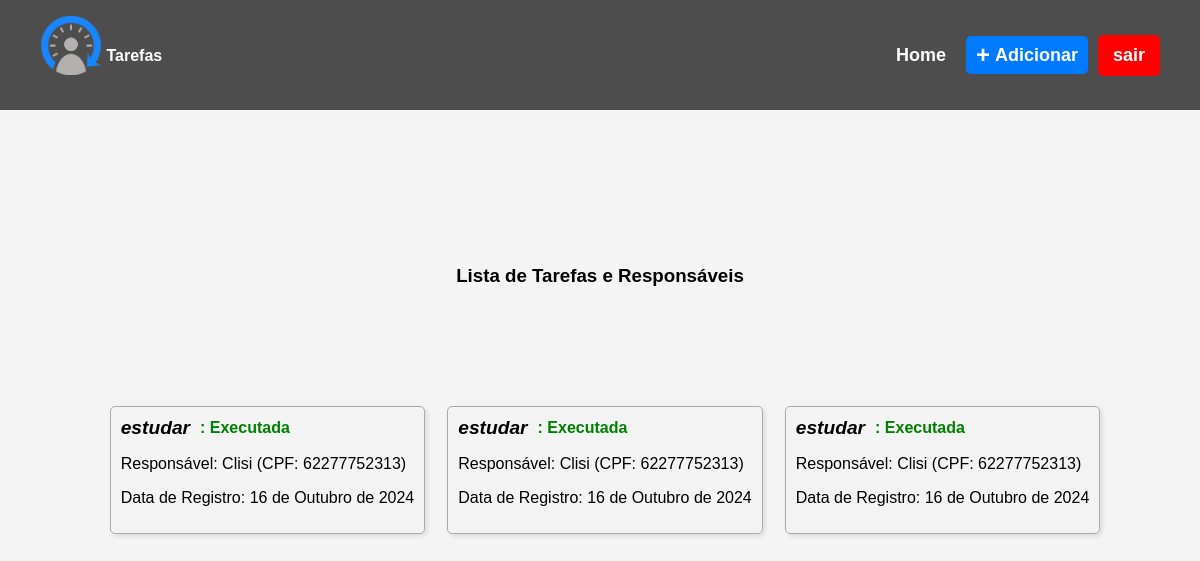
Page /tarefas/ (signed in) on the committed database.
### tarefas/models.py (models this page shows, shortened)
class CadastroTarefas(models.Model):
    STATUS_CHOICES = [
        ('Aberta', 'Aberta'),
        ('Pendente', 'Pendente'),
        ('Executada', 'Executada'),
    ]
    responsavel = models.ForeignKey(Usuario, on_delete=models.CASCADE)  # Relacionamento com o usuário
    data = models.DateField()  # Data da tarefa
    titulo_tarefa = models.CharField(max_length=200)  # Título da tarefa
    status = models.CharField(max_length=9, choices=STATUS_CHOICES, default='Aberta')  # Status da tarefa
    datadoregistro = models.DateField(auto_now_add=True)  # Data do registro do tempo
    horas_trabalhadas = models.DurationField()  # Horas ou minutos trabalhados
    descricao = models.TextField()  # Descrição do trabalho realizado

class Usuario(AbstractBaseUser, PermissionsMixin):
    cpf = models.CharField(max_length=11, unique=True)
    nome_user = models.CharField(max_length=200)
    is_active = models.BooleanField(default=True)
    is_staff = models.BooleanField(default=False)
    objects = UsuarioManager()
    USERNAME_FIELD = 'cpf'
    REQUIRED_FIELDS = ['nome_user']  # Inclua apenas campos obrigatórios adicionais
    def __str__(self):
        return f"{self.nome_user} (CPF: {self.cpf})"

### tarefas/views.py (the view)
# urls.py: path('tarefas/', views.lista_tarefas, name='lista_tarefas'),
@login_required
def lista_tarefas(request):
    tarefas = CadastroTarefas.objects.filter(responsavel=request.user)
    return render(request, 'tarefas/home.html', {'cadastro_tarefas': tarefas})

### tarefas/templates/tarefas/home.html (shortened to what this page needs)
{% load static %}
<!DOCTYPE html>
<html lang="pt-BR">
<head>
    <link rel="stylesheet" href="{% static 'home_list/style.css' %}">
    <link rel="stylesheet" href="{% static 'nav/nav.css' %}">
</head>
<body>
    {% include 'includs/navbar.html' %}
    <h3>Lista de Tarefas e Responsáveis</h3>
    <div class="corpo">
    <div class="flex-container">
        {% if cadastro_tarefas %}
            {% for cadastro_tarefa in cadastro_tarefas %}
                <a class="card_but" href="{% url 'detalhar' cadastro_tarefa.id %}">
                    <div class="card">
                        <div class="titulo-status">
                            <h3 id="titulo" class="titulo">{{ cadastro_tarefa.titulo_tarefa }}</h3>
                            <span class="{% if cadastro_tarefa.status == 'Pendente' %}status-pendente{% elif cadastro_tarefa.status == 'Aberta' %}status-aberta{% elif cadastro_tarefa.status == 'Executada' %}status-executada{% endif %}">
                                : {{ cadastro_tarefa.status }}
                            </span>
                        </div>
                        <p>Responsável: {{ cadastro_tarefa.responsavel }}</p>
                        <p>Data de Registro: {{ cadastro_tarefa.datadoregistro }}</p>
                    </div>
                </a>
            {% endfor %}
        {% else %}
            <p>Não há tarefas disponíveis.</p>
        {% endif %}
    </div>
</div>
</body>
</html>

### static/home_list/style.css (style rules this page uses)
body { background-color: #d8d8d8f5; margin: 0; padding: 0; font-family: Arial, sans-serif; overflow-x: hidden; }
.flex-container { width: 100%; display: flex; flex-wrap: wrap; gap: 12px; margin: 100px 0 20px 0; justify-content: center; padding: 0 10px; }
.card { background-color: #f3f3f3e6; border: 1px solid #aaaaaa; border-radius: 5px; padding: 10px; flex: 1 1 210px; min-width: 280px; max-width: 305px; box-shadow: 2px 2px 5px rgba(0, 0, 0, 0.1); transition: background-color 0.3s, border 0.3s; }
.card h3 { margin: 0; font-size: 1.2em; }
#titulo { color: rgb(0, 0, 0); font-style: oblique; margin-left: 0; margin-right: 10px; }
#titulo { color: rgb(0, 0, 0); font-style:oblique; margin-left: 0px; margin-right: 10px; }
.titulo { margin-right: 10px; }
.titulo-status { display: flex; align-items: center; }
.status-executada { color: green; font-weight: bold; }
.card_but { text-decoration: none; cursor: pointer; list-style: none; color: inherit; margin-right: 10px; }
body { margin: 0; padding: 0; font-family: Arial, sans-serif; background-color: #f4f4f4; display: flex; flex-direction: column; align-items: center; justify-content: center; min-height: 100vh; }

### rows in the picture
CadastroTarefas: titulo_tarefa "estudar", status "Executada", responsavel "Clisi (CPF: 62277752313)", datadoregistro "16 de Outubro de 2024"
CadastroTarefas: titulo_tarefa "estudar", status "Executada", responsavel "Clisi (CPF: 62277752313)", datadoregistro "16 de Outubro de 2024"
CadastroTarefas: titulo_tarefa "estudar", status "Executada", responsavel "Clisi (CPF: 62277752313)", datadoregistro "16 de Outubro de 2024"
